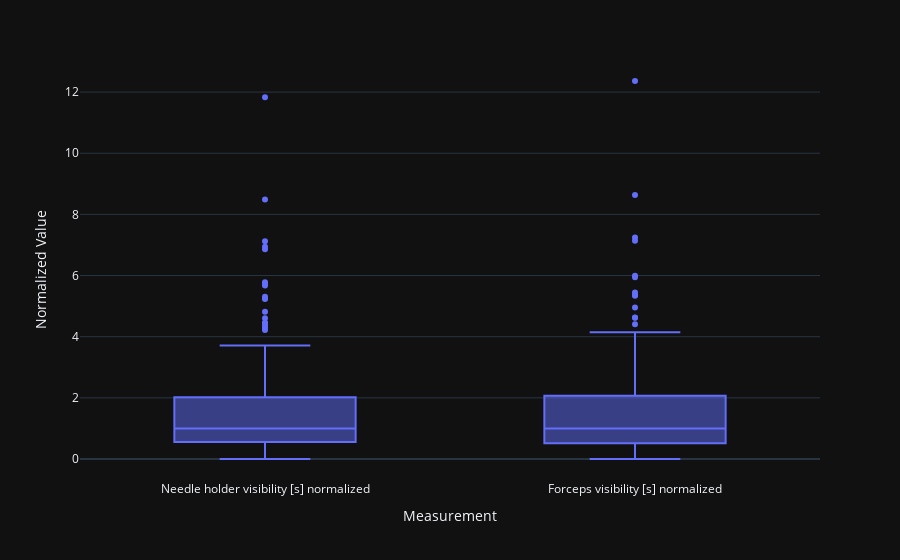

Notebook cell for this chart:
### Code cell
cols = [
    "Needle holder visibility [s]",
    "Forceps visibility [s]",
]

# Normalize by median and prepare hover data
for col in cols:
    normalized_col = col + " normalized"
    df[normalized_col] = df[col] / df[col].median()
    df[normalized_col + " hover"] = df[col].astype(str) + " s"

# Melt the DataFrame for Plotly
df_melted = df.melt(id_vars=[col + " normalized hover" for col in cols], 
                    value_vars=[col + " normalized" for col in cols], 
                    var_name='Measurement', 
                    value_name='Normalized Value')

# Plot
fig = px.box(df_melted, x='Measurement', y='Normalized Value', 
             hover_data=[col + " normalized hover" for col in cols])

# Customize hover text
# fig.update_traces(hovertemplate='%{hovertext}')
# 
fig.show()

### Figure 1 — Plotly figure (JSON) as saved in the notebook; plotly's stock layout.template omitted (floating-point values rounded to 4 significant figures; data arrays with more than 128 entries replaced by an {"elided": "..."} marker saying what was removed)
{"data": [{"alignmentgroup": "True", "customdata": {"elided": "632x2 str values"}, "hovertemplate": "Measurement=%{x}<br>Normalized Value=%{y}<br>Needle holder visibility [s] normalized hover=%{customdata[0]}<br>Forceps visibility [s] normalized hover=%{customdata[1]}<extra></extra>", "legendgroup": "", "marker": {"color": "#636efa"}, "name": "", "notched": false, "offsetgroup": "", "orientation": "v", "showlegend": false, "x": {"elided": "632 str values"}, "x0": " ", "xaxis": "x", "y": {"elided": "632 float values"}, "y0": " ", "yaxis": "y", "type": "box"}], "layout": {"xaxis": {"anchor": "y", "domain": [0.0, 1.0], "title": {"text": "Measurement"}}, "yaxis": {"anchor": "x", "domain": [0.0, 1.0], "title": {"text": "Normalized Value"}}, "legend": {"tracegroupgap": 0}, "margin": {"t": 60}, "boxmode": "group"}}
